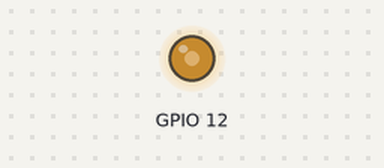
This program was run on a simulated Raspberry Pi (BCM pin numbers). Parts: output pins drawn as LEDs (lit = HIGH). At 1.0 s the program stops and its outputs stay as they are.

Above: at 0.1 s.
At 1.1 s:
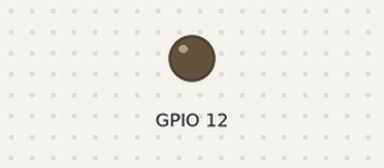
Timing chart, 0 to 2.5 s (numbered marks = the images above):
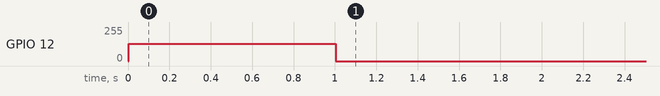

The program:

play_tone.py
```python
import pigpio
import time

PWM0_PIN = 12

p = pigpio.pi()
frequency = 440  # オクターブ4の「ラ」の周波数
p.hardware_PWM(PWM0_PIN, frequency, 500000)  # 500000はデューティ比50%を意味する。
time.sleep(1.0)
p.hardware_PWM(PWM0_PIN, 0, 0)  # PWMの周波数を0、デューティ比を0とする。（PWMを止める。）
```

Measured:
- by itself, GPIO 12: 0/255 → 128/255 at 0.00 s, → 0/255 1.0 s later
